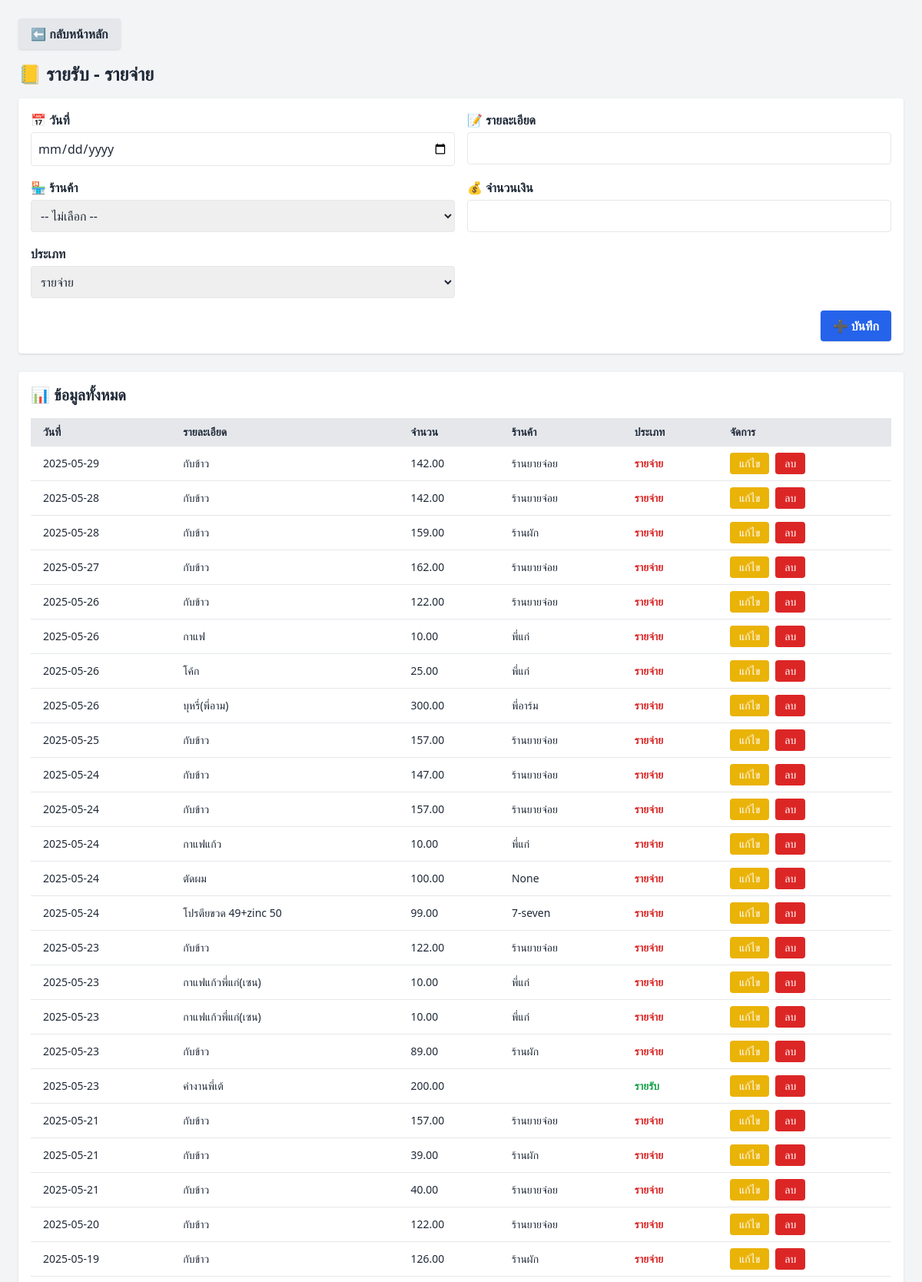
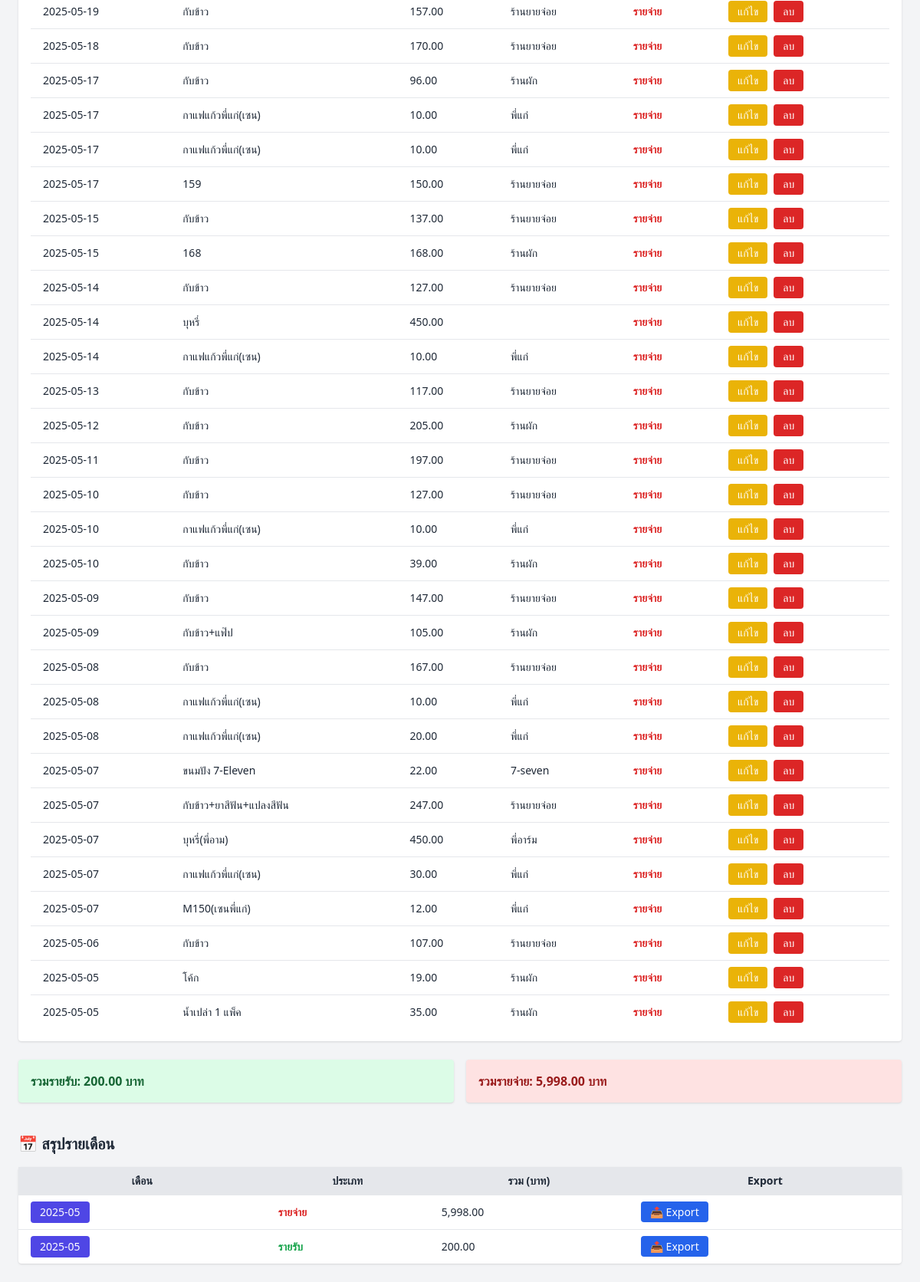
The page /income-expense on the database as committed earlier (2 pictures, top to bottom).
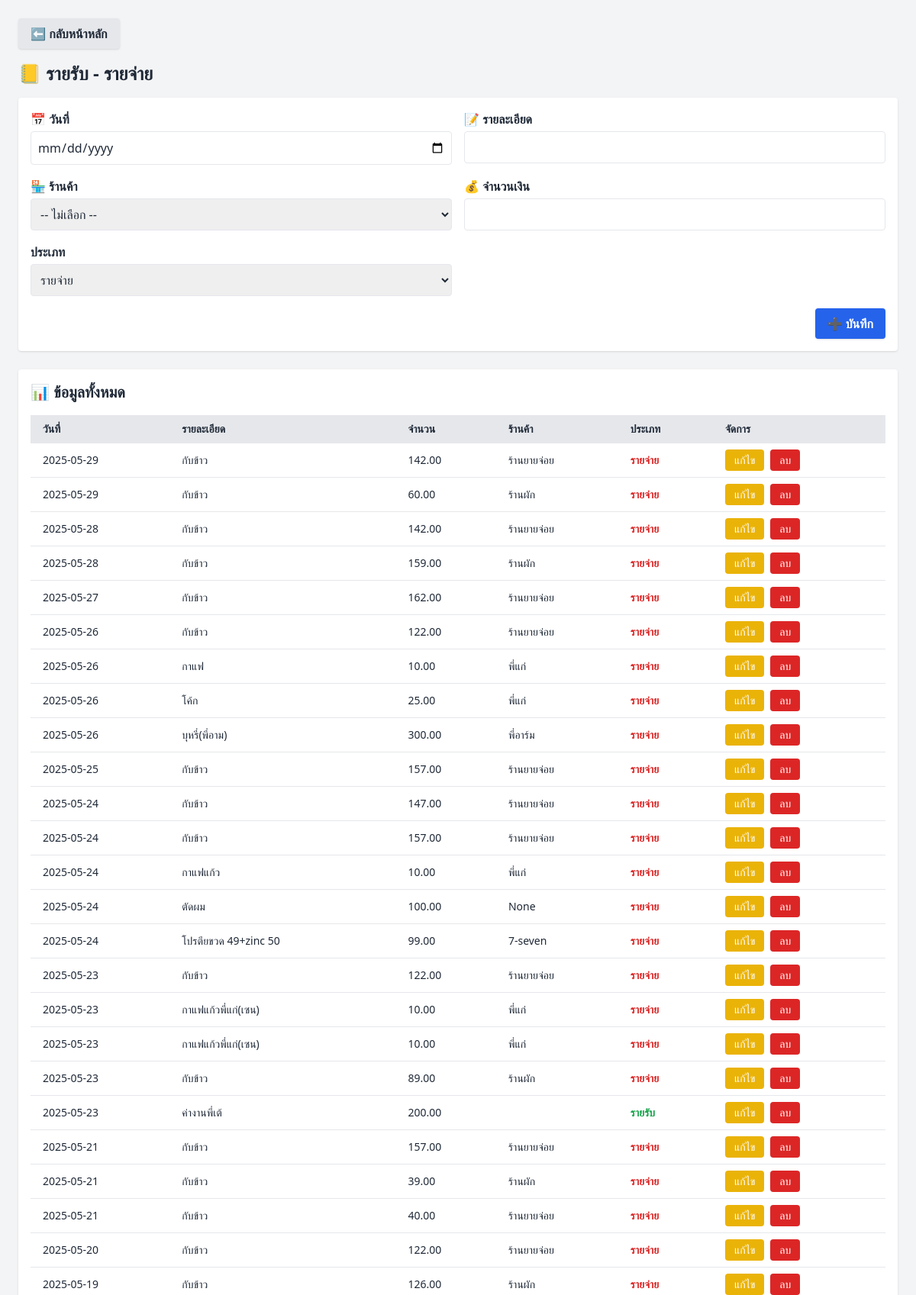
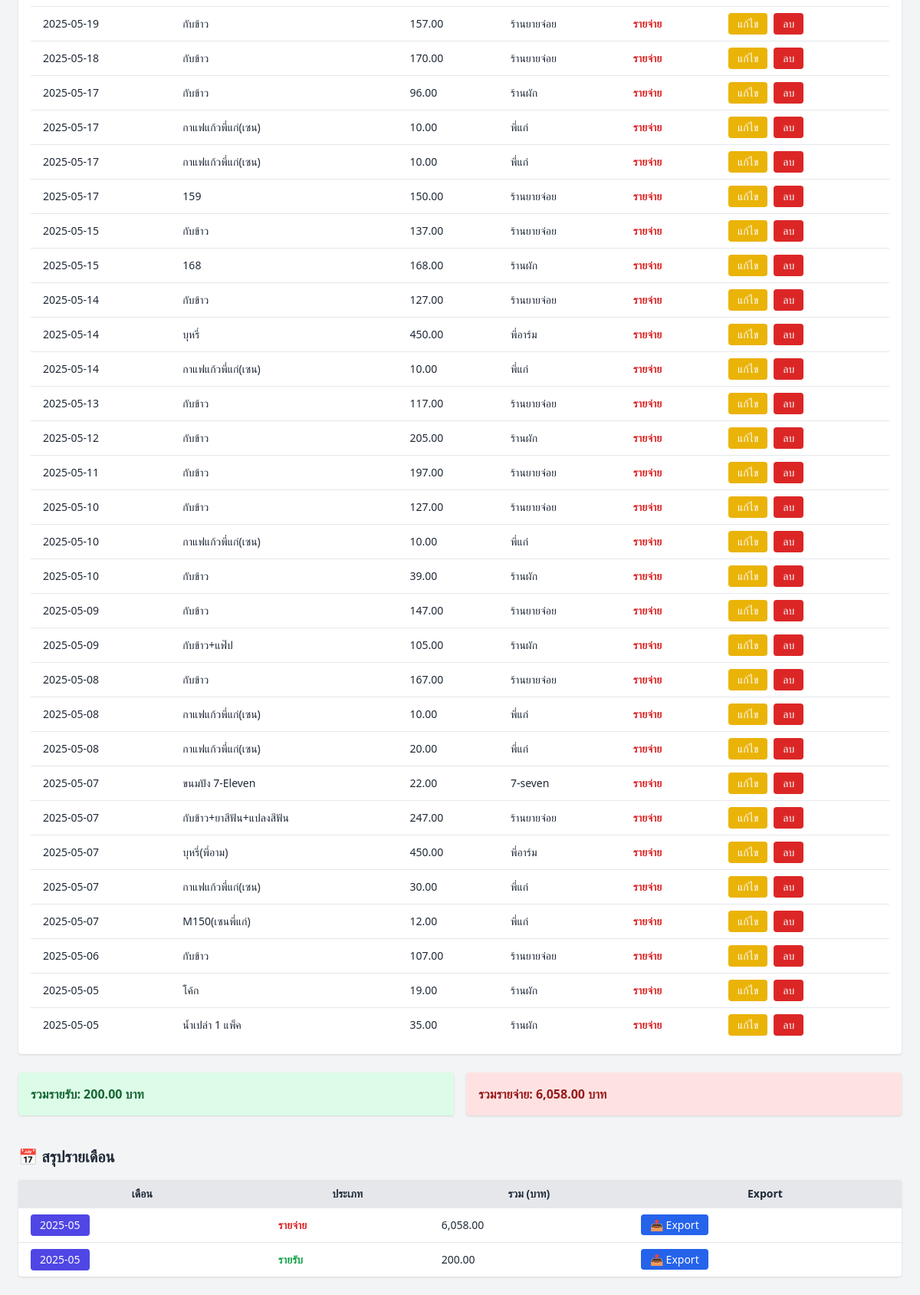
The same page on the database as committed later (2 pictures, top to bottom).
### tables this page shows
CREATE TABLE income_expense (
            id INTEGER PRIMARY KEY AUTOINCREMENT,
            date TEXT,
            description TEXT,
            amount REAL,
            category TEXT
        , vendor TEXT, created_at TEXT);

### app.py (the view, shortened to what this page needs)
@app.route('/income-expense', methods=['GET', 'POST'])
def income_expense():
    conn = get_db_connection()
    records = conn.execute('SELECT * FROM income_expense ORDER BY date DESC').fetchall()
    total_income = conn.execute('SELECT SUM(amount) FROM income_expense WHERE category="income"').fetchone()[0] or 0
    total_expense = conn.execute('SELECT SUM(amount) FROM income_expense WHERE category="expense"').fetchone()[0] or 0
    monthly_summary = conn.execute('''
                                   SELECT strftime('%Y-%m', date) AS month, category, SUM(amount) AS total
                                   FROM income_expense
                                   GROUP BY month, category
                                   ORDER BY month DESC
                                   ''').fetchall()
    conn.close()
    return render_template('income_expense.html', records=records,
                           total_income=total_income, total_expense=total_expense,
                           monthly_summary=monthly_summary)

### app.py (called while the page is built)
def get_db_connection():
    conn = sqlite3.connect(DB_FILE)
    conn.row_factory = sqlite3.Row
    return conn

### templates/income_expense.html (shortened to what this page needs)
<!DOCTYPE html>
<html lang="th">
<head>
  <script src="{{ url_for('static', filename='js/tailwind.min.js') }}"></script>
</head>
<body class="bg-gray-100 text-gray-800 p-6">
  <div class="mb-4">
    <a href="{{ url_for('index') }}"
       class="inline-block bg-gray-200 hover:bg-gray-300 text-gray-800 font-semibold px-4 py-2 rounded shadow">
     ⬅️ กลับหน้าหลัก
    </a>
  </div>
  <h1 class="text-2xl font-bold mb-4">📒 รายรับ - รายจ่าย</h1>
  <form method="POST" class="bg-white p-4 rounded shadow mb-6 grid grid-cols-1 md:grid-cols-2 gap-4">
    <div>
      <label class="block font-semibold mb-1">📅 วันที่</label>
      <input type="date" name="date" required class="w-full border rounded p-2">
    </div>
    <div>
      <label class="block font-semibold mb-1">📝 รายละเอียด</label>
      <input type="text" name="description" required class="w-full border rounded p-2">
    </div>
      <div>
  <label class="block font-semibold mb-1">🏪 ร้านค้า</label>
  <select name="vendor" class="w-full border rounded p-2">
    <option value="">-- ไม่เลือก --</option>
  </select>
</div>
    <div>
      <label class="block font-semibold mb-1">💰 จำนวนเงิน</label>
      <input type="number" step="0.01" name="amount" required class="w-full border rounded p-2">
    </div>
    <div>
      <label class="block font-semibold mb-1">ประเภท</label>
      <select name="category" required class="w-full border rounded p-2">
        <option value="expense">รายจ่าย</option>
      </select>
    </div>
    <div class="md:col-span-2 text-right">
      <button type="submit" class="bg-blue-600 hover:bg-blue-700 text-white font-semibold px-4 py-2 rounded shadow">
        ➕ บันทึก
      </button>
    </div>
  </form>
  <div class="bg-white p-4 rounded shadow">
    <h2 class="text-xl font-semibold mb-4">📊 ข้อมูลทั้งหมด</h2>
    <table class="w-full table-auto text-sm">
      <thead class="bg-gray-200 text-left">
        <tr>
          <th class="px-4 py-2">วันที่</th>
          <th class="px-4 py-2">รายละเอียด</th>
          <th class="px-4 py-2">จำนวน</th>
          <th class="px-4 py-2">ร้านค้า</th>
          <th class="px-4 py-2">ประเภท</th>
          <th class="px-4 py-2">จัดการ</th>
        </tr>
      </thead>
      <tbody>
        {% for r in records %}
        <tr class="border-t hover:bg-gray-50">
          <td class="px-4 py-2">{{ r['date'] }}</td>
          <td class="px-4 py-2">{{ r['description'] }}</td>
          <td class="px-4 py-2">{{ '{:,.2f}'.format(r['amount']) }}</td>
          <td class="px-4 py-2">{{ r['vendor'] }}</td>
          <td class="px-4 py-2">
            {% if r['category'] == 'income' %}
              <span class="text-green-600 font-semibold">รายรับ</span>
            {% else %}
              <span class="text-red-600 font-semibold">รายจ่าย</span>
            {% endif %}
          </td>
          <td class="px-4 py-2 flex gap-2">
            <form method="get" action="{{ url_for('edit_income_expense', id=r['id']) }}">
              <button class="px-3 py-1 bg-yellow-500 text-white rounded hover:bg-yellow-600">แก้ไข</button>
            </form>
            <form method="post" action="{{ url_for('delete_income_expense', id=r['id']) }}" onsubmit="return confirm('ยืนยันการลบรายการนี้?');">
              <button class="px-3 py-1 bg-red-600 text-white rounded hover:bg-red-700">ลบ</button>
            </form>
          </td>
        </tr>
        {% endfor %}
      </tbody>
    </table>
  </div>
  <div class="mt-6 grid grid-cols-1 md:grid-cols-2 gap-4">
    <div class="bg-green-100 p-4 rounded shadow text-green-800 font-bold">
      รวมรายรับ: {{ '{:,.2f}'.format(total_income) }} บาท
    </div>
    <div class="bg-red-100 p-4 rounded shadow text-red-800 font-bold">
      รวมรายจ่าย: {{ '{:,.2f}'.format(total_expense) }} บาท
    </div>
  </div>
  <h2 class="text-xl font-bold mt-10 mb-4">📅 สรุปรายเดือน</h2>
  <table class="w-full table-auto text-sm bg-white shadow rounded">
    <thead class="bg-gray-200">
      <tr>
        <th class="px-4 py-2">เดือน</th>
        <th class="px-4 py-2">ประเภท</th>
        <th class="px-4 py-2">รวม (บาท)</th>
        <th class="px-4 py-2">Export</th>
      </tr>
    </thead>
    <tbody>
      {% for row in monthly_summary %}
      <tr class="border-t hover:bg-gray-50">
        <td class="px-4 py-2">
  <form method="get" action="{{ url_for('income_expense_month_view', year_month=row['month']) }}">
    <button class="text-white bg-indigo-600 px-3 py-1 rounded hover:bg-indigo-700">
      {{ row['month'] }}
    </button>
  </form>
</td>
        <td class="px-4 py-2">
          {% if row['category'] == 'income' %}
            <span class="text-green-600 font-semibold">รายรับ</span>
          {% else %}
            <span class="text-red-600 font-semibold">รายจ่าย</span>
          {% endif %}
        </td>
        <td class="px-4 py-2">{{ '{:,.2f}'.format(row['total']) }}</td>
        <td class="px-4 py-2">
          <a href="{{ url_for('export_income_expense_month', category=row['category'], year_month=row['month']) }}"
             class="text-sm px-3 py-1 rounded bg-blue-600 text-white hover:bg-blue-700">
            📤 Export
          </a>
        </td>
      </tr>
      {% endfor %}
    </tbody>
  </table>
</body>
</html>

Rows that differ between the two databases and show on the page:
added income_expense: date "2025-05-29", description "กับข้าว", amount "60.00", vendor "ร้านผัก", category "รายจ่าย"
changed income_expense "บุหรี่": vendor (not shown) → "พี่อาร์ม"
Other text that changed with them:
{{ '{:,.2f}'.format(total_expense) }}: "5,998.00" → "6,058.00"
new list line: "2025-05 รายจ่าย 6,058.00 📤 Export"
list line gone: "2025-05 รายจ่าย 5,998.00 📤 Export"
